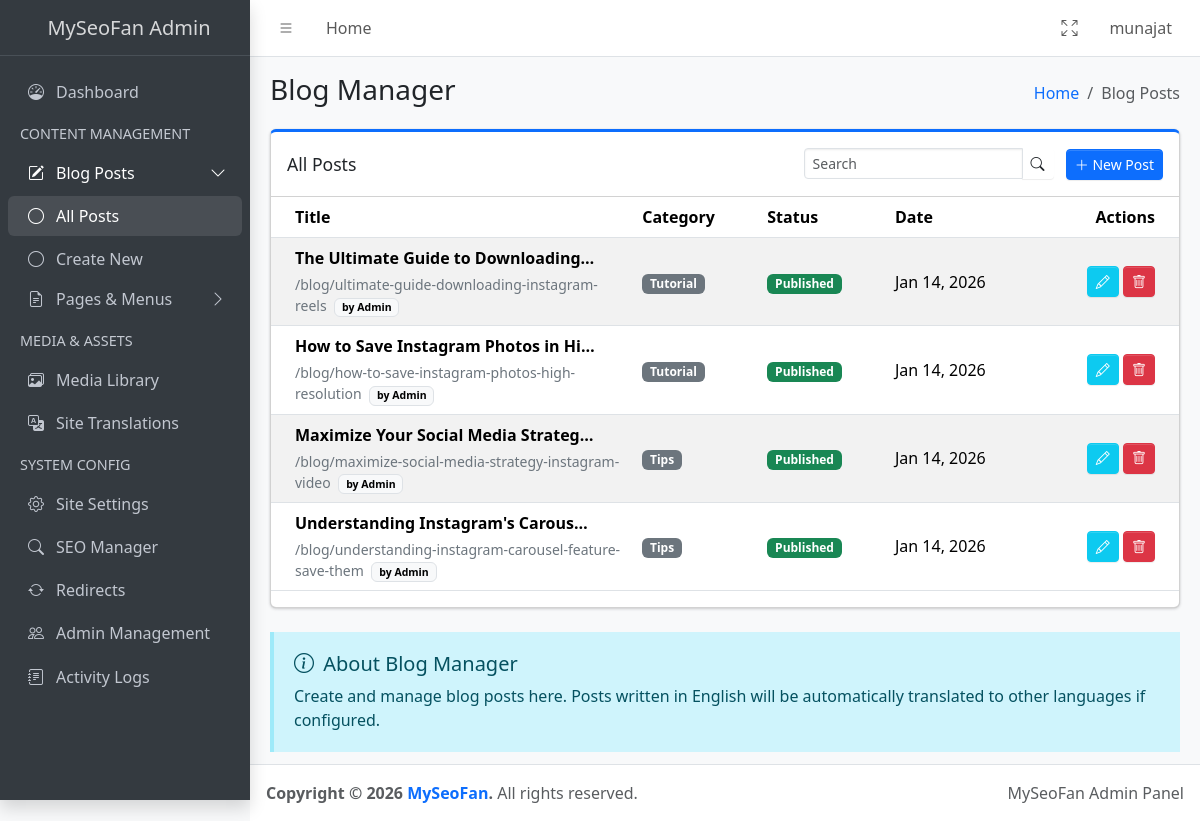
The page /admin/blog.php (signed in) on the database as committed earlier.
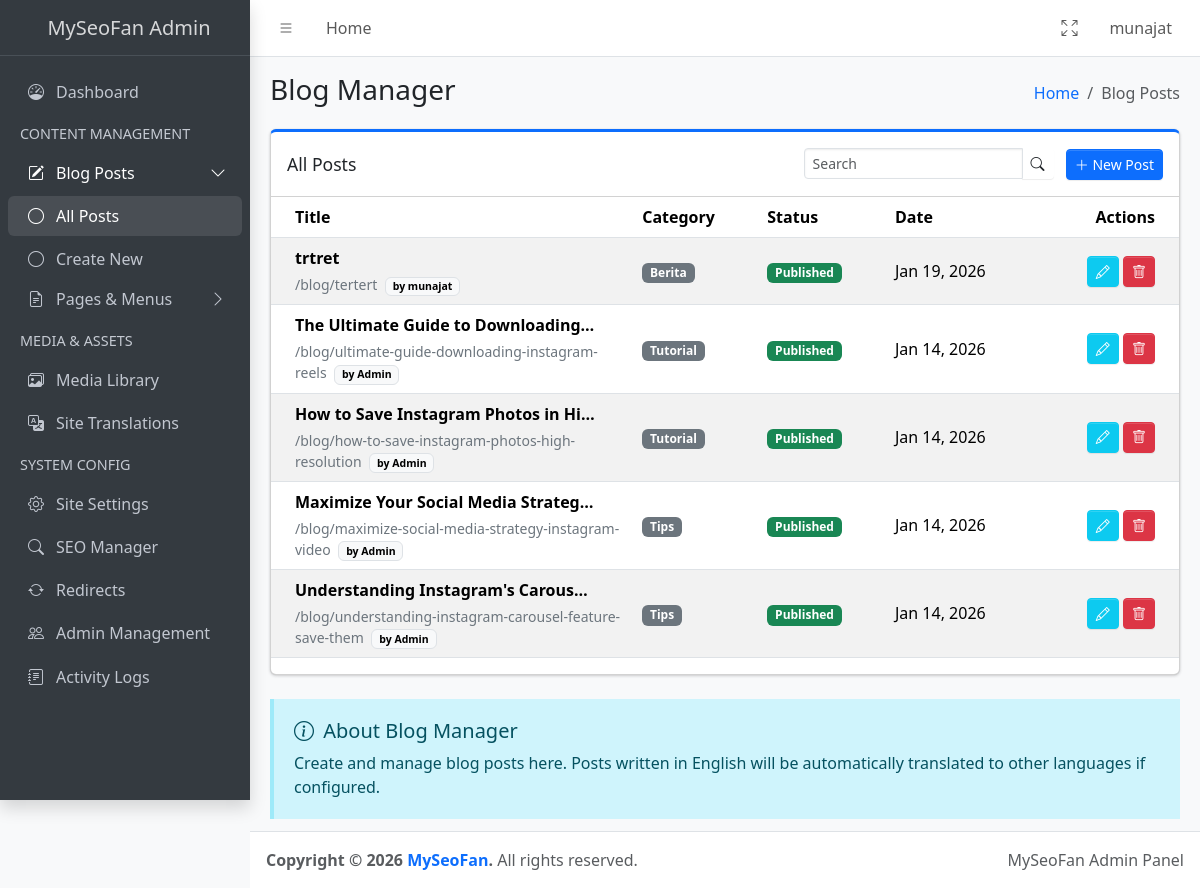
The same page on the database as committed later.
### tables this page shows
CREATE TABLE blog_posts (id INTEGER PRIMARY KEY AUTOINCREMENT, title TEXT, slug TEXT UNIQUE, content TEXT, thumbnail TEXT, lang_code TEXT DEFAULT 'en', meta_title TEXT, meta_description TEXT, created_at DATETIME DEFAULT CURRENT_TIMESTAMP, category TEXT DEFAULT 'General', translation_group TEXT, status TEXT DEFAULT 'published', tags TEXT DEFAULT '', excerpt TEXT, author_id INTEGER);

### admin/blog.php (the view, shortened to what this page needs)
<?php
require_once '../includes/db.php';
$action = $_GET['action'] ?? 'list';
$id = $_GET['id'] ?? null;
if (isset($_GET['filter_lang'])) {
    $_curr_lang = $_GET['filter_lang'];
    $_SESSION['last_blog_lang'] = $_curr_lang;
} else {
    $_curr_lang = 'en';
}
$per_page = 10;
$page = (int) ($_GET['page'] ?? 1);
$offset = ($page - 1) * $per_page;
if ($action === 'list') {
    $search = trim($_GET['search'] ?? '');
    $where_sql = "WHERE lang_code = ?";
    $params = [$_curr_lang];
    $stmt = $pdo->prepare("SELECT b.*, a.username as author_name
                           FROM blog_posts b
                           LEFT JOIN admins a ON b.author_id = a.id
                           $where_sql
                           ORDER BY b.created_at DESC
                           LIMIT ? OFFSET ?");
    $params[] = $per_page;
    $params[] = $offset;
    $stmt->execute($params);
    $posts = $stmt->fetchAll();
} elseif ($action === 'edit' && $id) {
    $stmt = $pdo->prepare("SELECT * FROM blog_posts WHERE id=?");
    $stmt->execute([$id]);
    $current_post = $stmt->fetch();
}
?>
<!DOCTYPE html>
<html lang="en">
<head>
    <link rel="stylesheet" href="https://cdn.jsdelivr.net/npm/@fontsource/source-sans-3@5.0.12/index.css"
>
    <link rel="stylesheet" href="https://cdn.jsdelivr.net/npm/overlayscrollbars@2.11.0/styles/overlayscrollbars.min.css"
>
    <link rel="stylesheet" href="https://cdn.jsdelivr.net/npm/bootstrap-icons@1.13.1/font/bootstrap-icons.min.css"
>
    <link rel="stylesheet" href="../assets/AdminLTE/dist/css/adminlte.css">
</head>
<body class="layout-fixed sidebar-expand-lg bg-body-tertiary">
    <div class="app-wrapper">
        <?php include 'includes/header_lte.php'; ?>
        <?php include 'includes/sidebar_lte.php'; ?>
        <main class="app-main">
            <div class="app-content-header">
                <div class="container-fluid">
                    <div class="row">
                        <div class="col-sm-6">
                            <h3 class="mb-0">Blog Manager</h3>
                        </div>
                        <div class="col-sm-6">
                            <ol class="breadcrumb float-sm-end">
                                <li class="breadcrumb-item"><a href="dashboard.php">Home</a></li>
                                <li class="breadcrumb-item active" aria-current="page">Blog Posts</li>
                            </ol>
                        </div>
                    </div>
                </div>
            </div>
            <div class="app-content">
                <div class="container-fluid">
                    <?php if ($action === 'list'): ?>
                        <div class="card card-primary card-outline mb-4">
                            <div class="card-header">
                                <div class="d-flex justify-content-between align-items-center">
                                    <h3 class="card-title">All Posts</h3>
                                    <div class="card-tools">
                                        <form method="GET" action="" class="d-inline-block me-2">
                                            <div class="input-group input-group-sm" style="width: 250px;">
                                                <input type="text" name="search" class="form-control float-right"
                                                    placeholder="Search"
                                                    value="<?php echo htmlspecialchars($search ?? ''); ?>">
                                                <button type="submit" class="btn btn-default">
                                                    <i class="bi bi-search"></i>
                                                </button>
                                            </div>
                                        </form>
                                        <a href="?action=add" class="btn btn-primary btn-sm">
                                            <i class="bi bi-plus-lg"></i> New Post
                                        </a>
                                    </div>
                                </div>
                            </div>
                            <div class="card-body p-0">
                                <div class="table-responsive">
                                    <table class="table table-striped table-hover align-middle">
                                        <thead>
                                            <tr>
                                                <th style="width: 40%;">Title</th>
                                                <th>Category</th>
                                                <th>Status</th>
                                                <th>Date</th>
                                                <th class="text-end">Actions</th>
                                            </tr>
                                        </thead>
                                        <tbody>
                                            <?php foreach ($posts as $p): ?>
                                                <tr>
                                                    <td>
                                                        <div class="fw-bold text-truncate" style="max-width: 300px;">
                                                            <?php echo htmlspecialchars($p['title']); ?>
                                                        </div>
                                                        <small class="text-secondary d-block mt-1">
                                                            /blog/<?php echo htmlspecialchars($p['slug'] ?? ''); ?>
                                                            <span class="badge text-bg-light border ms-1">by
                                                                <?php echo htmlspecialchars($p['author_name'] ?? 'Admin'); ?></span>
                                                        </small>
                                                    </td>
                                                    <td>
                                                        <span
                                                            class="badge text-bg-secondary"><?php echo htmlspecialchars($p['category'] ?? 'General'); ?></span>
                                                    </td>
                                                    <td>
                                                        <?php if (($p['status'] ?? 'published') === 'draft'): ?>
                                                            <span class="badge text-bg-warning">Draft</span>
                                                        <?php else: ?>
                                                            <span class="badge text-bg-success">Published</span>
                                                        <?php endif; ?>
                                                    </td>
                                                    <td><?php echo date('M d, Y', strtotime($p['created_at'])); ?></td>
                                                    <td class="text-end">
                                                        <a href="?action=edit&id=<?php echo $p['id']; ?>"
                                                            class="btn btn-sm btn-info text-white" title="Edit">
                                                            <i class="bi bi-pencil"></i>
                                                        </a>
                                                        <a href="javascript:void(0);"
                                                            onclick="confirmDelete('?action=delete&id=<?php echo $p['id']; ?>')"
                                                            class="btn btn-sm btn-danger" title="Delete">
                                                            <i class="bi bi-trash"></i>
                                                        </a>
                                                    </td>
                                                </tr>
                                            <?php endforeach; ?>
                                        </tbody>
                                    </table>
                                </div>
                            </div>
                        </div>
                        <div class="callout callout-info">
                            <h5><i class="bi bi-info-circle me-1"></i> About Blog Manager</h5>
                            <p>Create and manage blog posts here. Posts written in English will be automatically translated
                                to other languages if configured.</p>
                        </div>
                    <?php endif; ?>
                </div>
            </div>
        </main>
        <?php include 'includes/footer_lte.php'; ?>
    </div>
</body>
</html>

### admin/includes/header_lte.php (shortened to what this page needs)
<nav class="app-header navbar navbar-expand bg-body">
    <div class="container-fluid">
        <ul class="navbar-nav">
            <li class="nav-item">
                <a class="nav-link" data-lte-toggle="sidebar" href="#" role="button">
                    <i class="bi bi-list"></i>
                </a>
            </li>
            <li class="nav-item d-none d-md-block">
                <a href="../index.php" target="_blank" class="nav-link">Home</a>
            </li>
        </ul>
        <ul class="navbar-nav ms-auto">
            <li class="nav-item">
                <a class="nav-link" href="#" data-lte-toggle="fullscreen">
                    <i data-lte-icon="maximize" class="bi bi-arrows-fullscreen"></i>
                </a>
            </li>
            <li class="nav-item dropdown user-menu">
                <a href="#" class="nav-link dropdown-toggle" data-bs-toggle="dropdown">
                    <span class="d-none d-md-inline"><?php echo htmlspecialchars($_SESSION['username'] ?? 'User'); ?></span>
                </a>
            </li>
        </ul>
    </div>
</nav>

### admin/includes/sidebar_lte.php (shortened to what this page needs)
<?php
$current_page = basename($_SERVER['PHP_SELF']);
$_sb_action = $_GET['action'] ?? '';
$user_role = $_SESSION['role'] ?? 'super_admin';
function isActive($page, $action = null) {
    global $current_page, $_sb_action;
    if ($action) {
        return ($current_page == $page && $_sb_action == $action) ? 'active' : '';
    }
    return ($current_page == $page) ? 'active' : '';
}
function isMenuOpen($pages) {
    global $current_page;
    return in_array($current_page, $pages) ? 'menu-open' : '';
}
function isGroupActive($pages) {
    global $current_page;
    return in_array($current_page, $pages) ? 'active' : '';
}
?>
<aside class="app-sidebar bg-body-secondary shadow" data-bs-theme="dark">
    <div class="sidebar-brand">
        <a href="dashboard.php" class="brand-link">
            <span class="brand-text fw-light">MySeoFan Admin</span>
        </a>
    </div>
    <div class="sidebar-wrapper">
        <nav class="mt-2">
            <ul class="nav sidebar-menu flex-column" data-lte-toggle="treeview" role="menu" data-accordion="false">
                <li class="nav-item">
                    <a href="dashboard.php" class="nav-link <?php echo isActive('dashboard.php'); ?>">
                        <i class="nav-icon bi bi-speedometer"></i>
                        <p>Dashboard</p>
                    </a>
                </li>
                <li class="nav-header">CONTENT MANAGEMENT</li>
                <li class="nav-item <?php echo isMenuOpen(['blog.php']); ?>">
                    <a href="#" class="nav-link <?php echo isGroupActive(['blog.php']); ?>">
                        <i class="nav-icon bi bi-pencil-square"></i>
                        <p>
                            Blog Posts
                        </p>
                    </a>
                    <ul class="nav nav-treeview">
                        <li class="nav-item">
                            <a href="blog.php?action=list&filter_lang=en" class="nav-link <?php echo isActive('blog.php') && $_sb_action != 'add' ? 'active' : ''; ?>">
                                <i class="nav-icon bi bi-circle"></i>
                                <p>All Posts</p>
                            </a>
                        </li>
                        <li class="nav-item">
                            <a href="blog.php?action=add" class="nav-link <?php echo isActive('blog.php', 'add'); ?>">
                                <i class="nav-icon bi bi-circle"></i>
                                <p>Create New</p>
                            </a>
                        </li>
                    </ul>
                </li>
                <?php if (in_array($user_role, ['super_admin', 'editor'])): ?>
                <li class="nav-item <?php echo isMenuOpen(['pages.php', 'menus.php']); ?>">
                    <a href="#" class="nav-link <?php echo isGroupActive(['pages.php', 'menus.php']); ?>">
                        <i class="nav-icon bi bi-file-earmark-text"></i>
                        <p>
                            Pages & Menus
                        </p>
                    </a>
                </li>
                <?php endif; ?>
                <?php if (in_array($user_role, ['super_admin', 'editor'])): ?>
                <li class="nav-header">MEDIA & ASSETS</li>
                <li class="nav-item">
                    <a href="media.php" class="nav-link <?php echo isActive('media.php'); ?>">
                        <i class="nav-icon bi bi-images"></i>
                        <p>Media Library</p>
                    </a>
                </li>
                <li class="nav-item">
                    <a href="translations.php" class="nav-link <?php echo isActive('translations.php'); ?>">
                        <i class="nav-icon bi bi-translate"></i>
                        <p>Site Translations</p>
                    </a>
                </li>
                <?php endif; ?>
                <?php if ($user_role === 'super_admin'): ?>
                <li class="nav-header">SYSTEM CONFIG</li>
                <li class="nav-item">
                    <a href="settings.php" class="nav-link <?php echo isActive('settings.php'); ?>">
                        <i class="nav-icon bi bi-gear"></i>
                        <p>Site Settings</p>
                    </a>
                </li>
                <li class="nav-item">
                    <a href="seo.php" class="nav-link <?php echo isActive('seo.php'); ?>">
                        <i class="nav-icon bi bi-search"></i>
                        <p>SEO Manager</p>
                    </a>
                </li>
                <li class="nav-item">
                    <a href="redirects.php" class="nav-link <?php echo isActive('redirects.php'); ?>">
                        <i class="nav-icon bi bi-arrow-repeat"></i>
                        <p>Redirects</p>
                    </a>
                </li>
                <li class="nav-item">
                    <a href="users.php" class="nav-link <?php echo isActive('users.php'); ?>">
                        <i class="nav-icon bi bi-people"></i>
                        <p>Admin Management</p>
                    </a>
                </li>
                <li class="nav-item">
                    <a href="logs.php" class="nav-link <?php echo isActive('logs.php'); ?>">
                        <i class="nav-icon bi bi-journal-text"></i>
                        <p>Activity Logs</p>
                    </a>
                </li>
                <?php endif; ?>
            </ul>
        </nav>
    </div>
</aside>

### admin/includes/footer_lte.php
<footer class="app-footer">
    <div class="float-end d-none d-sm-inline">
        MySeoFan Admin Panel
    </div>
    <strong>Copyright &copy; <?php echo date('Y'); ?> <a href="#" class="text-decoration-none">MySeoFan</a>.</strong>
    All rights reserved.
</footer>

Rows that differ between the two databases and show on the page:
added blog_posts: title "trtret", slug "tertert", admins.username "munajat", category "Berita", status "Published", created_at "Jan 19, 2026"
